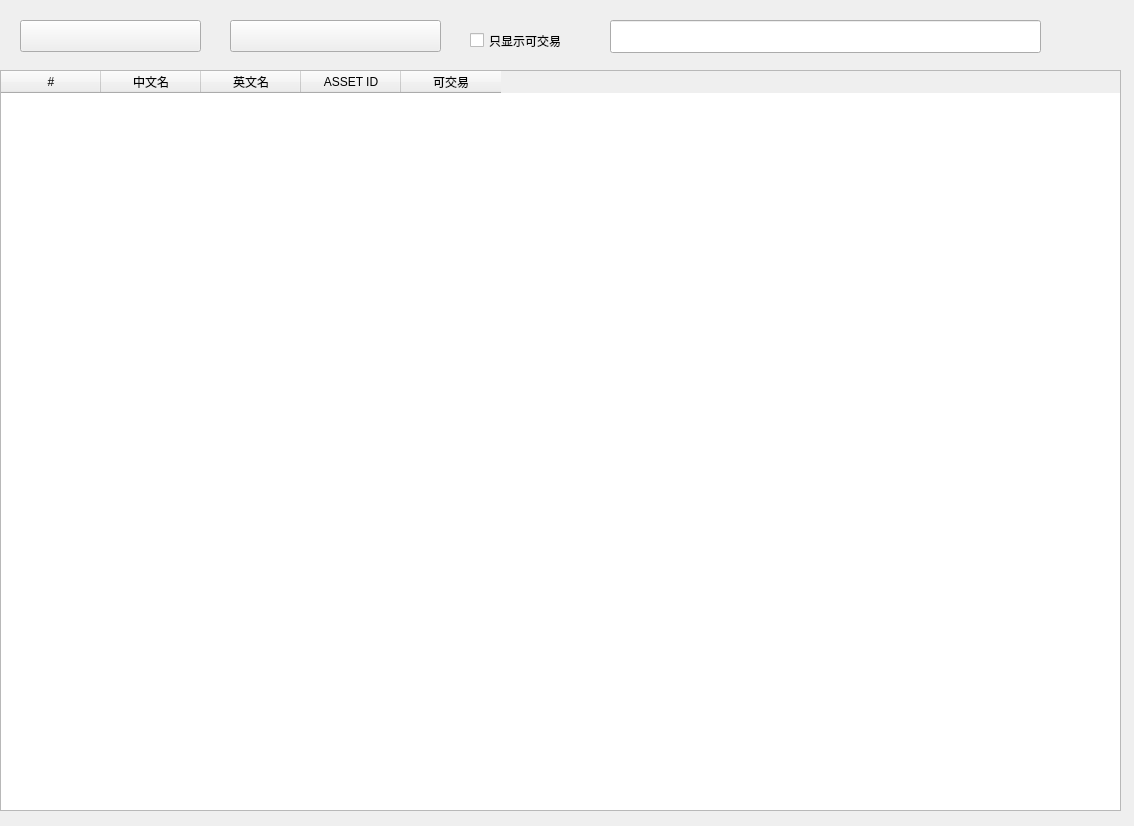
<?xml version="1.0" encoding="UTF-8"?>
<ui version="4.0">
 <class>Form</class>
 <widget class="QWidget" name="Form">
  <property name="geometry">
   <rect>
    <x>0</x>
    <y>0</y>
    <width>1134</width>
    <height>826</height>
   </rect>
  </property>
  <property name="windowTitle">
   <string>Form</string>
  </property>
  <widget class="TableWidget" name="TableWidget">
   <property name="enabled">
    <bool>true</bool>
   </property>
   <property name="geometry">
    <rect>
     <x>0</x>
     <y>70</y>
     <width>1121</width>
     <height>741</height>
    </rect>
   </property>
   <column>
    <property name="text">
     <string>#</string>
    </property>
   </column>
   <column>
    <property name="text">
     <string>中文名</string>
    </property>
   </column>
   <column>
    <property name="text">
     <string>英文名</string>
    </property>
   </column>
   <column>
    <property name="text">
     <string>ASSET ID</string>
    </property>
   </column>
   <column>
    <property name="text">
     <string>可交易</string>
    </property>
   </column>
  </widget>
  <widget class="CheckBox" name="canTradecheckBox">
   <property name="geometry">
    <rect>
     <x>470</x>
     <y>20</y>
     <width>141</width>
     <height>41</height>
    </rect>
   </property>
   <property name="text">
    <string>只显示可交易</string>
   </property>
  </widget>
  <widget class="ComboBox" name="changeSteamComboBox">
   <property name="geometry">
    <rect>
     <x>230</x>
     <y>20</y>
     <width>211</width>
     <height>32</height>
    </rect>
   </property>
   <property name="text">
    <string/>
   </property>
  </widget>
  <widget class="ComboBox" name="changeGameCombo">
   <property name="geometry">
    <rect>
     <x>20</x>
     <y>20</y>
     <width>181</width>
     <height>32</height>
    </rect>
   </property>
   <property name="text">
    <string/>
   </property>
  </widget>
  <widget class="SearchLineEdit" name="searchProductLineEdit">
   <property name="geometry">
    <rect>
     <x>610</x>
     <y>20</y>
     <width>431</width>
     <height>33</height>
    </rect>
   </property>
  </widget>
 </widget>
 <customwidgets>
  <customwidget>
   <class>CheckBox</class>
   <extends>QCheckBox</extends>
   <header>qfluentwidgets</header>
  </customwidget>
  <customwidget>
   <class>ComboBox</class>
   <extends>QPushButton</extends>
   <header>qfluentwidgets</header>
  </customwidget>
  <customwidget>
   <class>LineEdit</class>
   <extends>QLineEdit</extends>
   <header>qfluentwidgets</header>
  </customwidget>
  <customwidget>
   <class>SearchLineEdit</class>
   <extends>LineEdit</extends>
   <header>qfluentwidgets</header>
  </customwidget>
  <customwidget>
   <class>TableWidget</class>
   <extends>QTableWidget</extends>
   <header>qfluentwidgets</header>
  </customwidget>
 </customwidgets>
 <resources/>
 <connections/>
</ui>
